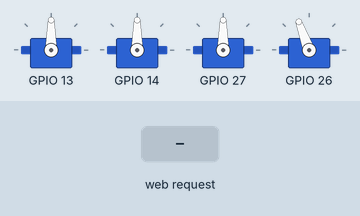
Bench run of a program on a simulated ESP32. Shown: 4 × servo. The inputs (shaded band) are chosen by the test bench. What the program prints to the serial monitor is not drawn.

Above: at 2.8 s.
2.9 s: HTTP request GET /todos?a=1 received
At 5.6 s:
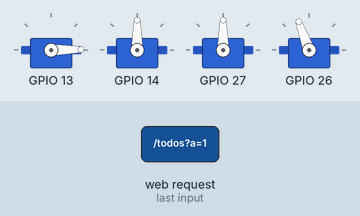
5.9 s: HTTP request GET /todos?a=120 received
At 8.7 s:
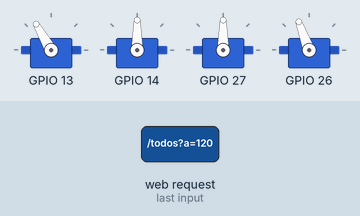
8.9 s: HTTP request GET /mover?servo=1&angulo=1&a=1 received
At 10.7 s:
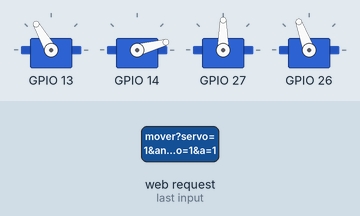
11.9 s: HTTP request GET /inicio received
At 12.36 s:
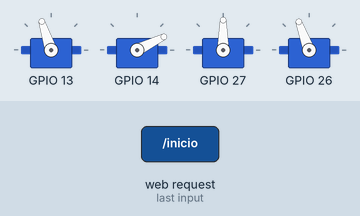
14.9 s: HTTP request GET /mover?servo=1&angulo=1&a=1 received
At 17.2 s:
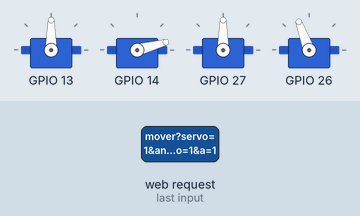
17.9 s: HTTP request GET /todos?a=0 received
At 20.9 s:
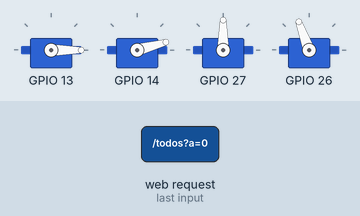
Timing chart, 0 to 21.9 s (numbered marks = the images above; inputs shaded):
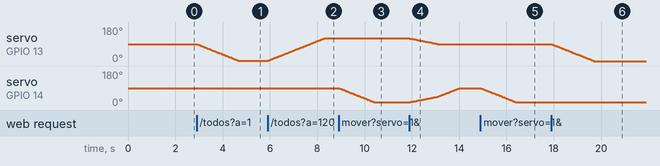

The program:

main.cpp
```cpp
// Brazo robótico con ESP32 + 4 servos MG90S
// Control desde el celular: red Wi-Fi "BrazoRobotico", página http://192.168.4.1

#include <Arduino.h>
#include "BrazoRobotico.h"
#include "ServidorControl.h"

BrazoRobotico brazo;
ServidorControl servidor(&brazo);

void setup() {
  Serial.begin(115200);
  brazo.iniciar();
  servidor.iniciar();
}

void loop() {
  servidor.atender();
  brazo.actualizar();
}
```

Articulacion.h
```cpp
#pragma once
#include <Arduino.h>
#include <ESP32Servo.h>

// Una articulación del brazo: un servo con sus límites y su movimiento suave.
class Articulacion {
public:
  Articulacion(const char* nombre, uint8_t pin, int anguloMin, int anguloMax, int anguloInicio);

  void iniciar();
  void fijarObjetivo(int angulo);   // a dónde debe ir (se respeta el mínimo y el máximo)
  void volverAlInicio();
  bool avanzarUnPaso();             // se acerca 1 grado al objetivo; false si ya había llegado

  const char* getNombre() const   { return nombre; }
  int getAngulo() const           { return objetivo; }
  int getMinimo() const           { return anguloMin; }
  int getMaximo() const           { return anguloMax; }

private:
  const char* nombre;
  uint8_t pin;
  int anguloMin;
  int anguloMax;
  int anguloInicio;
  int actual;
  int objetivo;
  Servo servo;
};
```

BrazoRobotico.h
```cpp
#pragma once
#include <Arduino.h>
#include "Articulacion.h"

// El brazo completo: agrupa sus 4 articulaciones y las mueve suavemente.
class BrazoRobotico {
public:
  static const uint8_t NUM_ARTICULACIONES = 4;

  BrazoRobotico();

  void iniciar();
  void mover(uint8_t indice, int angulo);
  void posicionInicial();
  void actualizar();   // llamar en cada loop()

  const Articulacion& getArticulacion(uint8_t indice) const { return articulaciones[indice]; }

private:
  static const unsigned long MS_POR_GRADO = 20;   // velocidad: 1 grado cada 20 ms

  Articulacion articulaciones[NUM_ARTICULACIONES];
  unsigned long ultimoPaso;
  uint8_t turno;   // articulación a la que le toca moverse (se mueven de a una)
};
```

PaginaControl.h
```cpp
#pragma once
#include <Arduino.h>

// Página web del control. Es solo un texto constante, por eso no es una clase.
extern const char PAGINA_CONTROL[] PROGMEM;
```

ServidorControl.h
```cpp
#pragma once
#include <WebServer.h>
#include "BrazoRobotico.h"

// Crea la red Wi-Fi del brazo y atiende las órdenes que llegan desde el celular.
class ServidorControl {
public:
  explicit ServidorControl(BrazoRobotico* brazo);

  void iniciar();
  void atender();   // llamar en cada loop()

private:
  // Una función por cada dirección de la página
  void enviarPagina();    // /
  void moverUna();        // /mover?servo=0&angulo=90
  void moverTodas();      // /todos?a=90,90,90,45
  void irAlInicio();      // /inicio
  void enviarEstado();    // /estado

  BrazoRobotico* brazo;
  WebServer server;
};
```

Articulacion.cpp
```cpp
#include "Articulacion.h"

// Rango de pulso típico del servo MG90S (microsegundos)
static const int PULSO_MIN = 500;
static const int PULSO_MAX = 2400;

Articulacion::Articulacion(const char* nombre, uint8_t pin, int anguloMin, int anguloMax, int anguloInicio)
  : nombre(nombre), pin(pin), anguloMin(anguloMin), anguloMax(anguloMax),
    anguloInicio(anguloInicio), actual(anguloInicio), objetivo(anguloInicio) {}

void Articulacion::iniciar() {
  servo.setPeriodHertz(50);
  servo.attach(pin, PULSO_MIN, PULSO_MAX);
  servo.write(actual);
}

void Articulacion::fijarObjetivo(int angulo) {
  objetivo = constrain(angulo, anguloMin, anguloMax);
}

void Articulacion::volverAlInicio() {
  objetivo = anguloInicio;
}

bool Articulacion::avanzarUnPaso() {
  if (actual == objetivo) return false;
  actual += (objetivo > actual) ? 1 : -1;
  servo.write(actual);
  return true;
}
```

BrazoRobotico.cpp
```cpp
#include "BrazoRobotico.h"

// Configuración de cada articulación: nombre, pin, ángulo mínimo, máximo e inicial.
// Se evitan los pines de arranque del ESP32 (0, 2, 5, 12, 15).
// Ajusta los límites si el brazo choca con algo.
BrazoRobotico::BrazoRobotico()
  : articulaciones{
      Articulacion("Base",   13, 0,   180, 90),
      Articulacion("Hombro", 14, 15,  160, 90),
      Articulacion("Codo",   27, 25,  160, 90),
      Articulacion("Pinza",  26, 0,   110, 110),  // 0° = abierta, 110° = cerrada; arranca cerrada
    },
    ultimoPaso(0), turno(0) {}

void BrazoRobotico::iniciar() {
  ESP32PWM::allocateTimer(0);
  ESP32PWM::allocateTimer(1);
  // Se encienden de a uno para evitar un pico de corriente que reinicie la ESP32
  for (Articulacion& a : articulaciones) {
    a.iniciar();
    delay(400);
  }
  Serial.println("Brazo listo");
}

void BrazoRobotico::mover(uint8_t indice, int angulo) {
  if (indice < NUM_ARTICULACIONES) articulaciones[indice].fijarObjetivo(angulo);
}

void BrazoRobotico::posicionInicial() {
  for (Articulacion& a : articulaciones) a.volverAlInicio();
}

void BrazoRobotico::actualizar() {
  if (millis() - ultimoPaso < MS_POR_GRADO) return;
  ultimoPaso = millis();
  // Solo un servo da un paso por vez (por turnos): así nunca arrancan varios
  // a la vez y el pico de corriente no reinicia la ESP32.
  for (uint8_t i = 0; i < NUM_ARTICULACIONES; i++) {
    uint8_t indice = turno;
    turno = (turno + 1) % NUM_ARTICULACIONES;
    if (articulaciones[indice].avanzarUnPaso()) return;
  }
}
```

PaginaControl.cpp
```cpp
// Página web del control (HTML + CSS + JavaScript).
// Es solo texto guardado en la memoria flash: no necesita ser una clase.
#include "PaginaControl.h"

const char PAGINA_CONTROL[] PROGMEM = R"HTML(<!DOCTYPE html>
<html lang="es"><head><meta charset="utf-8">
<meta name="viewport" content="width=device-width,initial-scale=1,user-scalable=no,viewport-fit=cover">
<meta name="theme-color" content="#0d1117">
<title>Brazo Robótico</title>
<style>
:root{--fondo:#1a1c2c;--fondo2:#20233a;--k:#000;--t:#52b9a5;--tl:#8fd3c5;--tm:#45999b;--td:#33666a;
  --txt:#f4f4f4;--sub:#8b93af;--ok:#5ad16a;--okd:#2f7a3a;--mal:#e05252;--mald:#8a2a2a;
  --u:min(18vh,78px);--p:4px}
*{box-sizing:border-box;margin:0;-webkit-user-select:none;user-select:none;-webkit-tap-highlight-color:transparent}
html,body{height:100%}
body{font-family:"Courier New",ui-monospace,monospace;font-weight:700;text-transform:uppercase;color:var(--txt);
  background:var(--fondo);
  background-image:linear-gradient(45deg,var(--fondo2) 25%,transparent 25%,transparent 75%,var(--fondo2) 75%),
                   linear-gradient(45deg,var(--fondo2) 25%,transparent 25%,transparent 75%,var(--fondo2) 75%);
  background-size:32px 32px;background-position:0 0,16px 16px;
  touch-action:none;overflow:hidden;display:flex;flex-direction:column;gap:6px;
  padding:max(8px,env(safe-area-inset-top)) max(16px,env(safe-area-inset-right)) max(8px,env(safe-area-inset-bottom)) max(16px,env(safe-area-inset-left))}

/* Caja pixel: borde negro, esquinas recortadas, brillo arriba-izquierda y sombra abajo-derecha */
.px{--c:#2b2f4a;--cl:#3d4266;--cd:#1c1f33;background:var(--c);border:var(--p) solid var(--k);
  box-shadow:inset var(--p) var(--p) 0 var(--cl),inset calc(var(--p)*-1) calc(var(--p)*-1) 0 var(--cd);
  clip-path:polygon(0 var(--p),var(--p) var(--p),var(--p) 0,calc(100% - var(--p)) 0,calc(100% - var(--p)) var(--p),100% var(--p),
    100% calc(100% - var(--p)),calc(100% - var(--p)) calc(100% - var(--p)),calc(100% - var(--p)) 100%,var(--p) 100%,
    var(--p) calc(100% - var(--p)),0 calc(100% - var(--p)))}

/* Barra superior */
.top{display:flex;align-items:center;gap:10px}
.marca{display:flex;align-items:center;gap:8px;font-size:.9rem;letter-spacing:.1em;white-space:nowrap;padding:6px 10px;text-shadow:2px 2px 0 #000}
.led{width:10px;height:10px;background:var(--mal);box-shadow:0 0 0 2px #000}
.led.ok{background:var(--ok)}
.hud{flex:1;display:grid;grid-template-columns:repeat(4,1fr);gap:6px}
.g{padding:4px 8px}
.g .f{display:flex;justify-content:space-between;align-items:baseline;font-size:.6rem;color:var(--sub);letter-spacing:.06em}
.g b{font-size:1rem;color:var(--txt);text-shadow:2px 2px 0 #000}
.barra{height:6px;background:#000;margin-top:3px;padding:1px}
.barra i{display:block;height:100%;background:var(--t);box-shadow:inset 0 -2px 0 var(--td)}
.ico{width:38px;height:38px;color:var(--txt);font-size:1rem;font-family:inherit}

/* Mando */
.mando{flex:1;display:grid;grid-template-columns:1fr auto 1fr;align-items:center;justify-items:center;gap:10px}
.grupo{display:flex;flex-direction:column;align-items:center;gap:6px}
.etq{font-size:.7rem;color:var(--txt);letter-spacing:.12em;padding:3px 10px;text-shadow:2px 2px 0 #000}
.cruz{display:grid;grid-template-columns:repeat(3,var(--u));grid-template-rows:repeat(3,var(--u));gap:2px}
.col{display:grid;grid-template-rows:var(--u) var(--u);gap:6px;width:var(--u)}
.flecha{border:0;background:none;padding:0;touch-action:none;filter:drop-shadow(4px 4px 0 #0008);transition:transform .05s}
.flecha svg{width:100%;height:100%;display:block;shape-rendering:crispEdges}
.flecha.on{transform:translate(3px,3px);filter:drop-shadow(1px 1px 0 #0008) brightness(1.25)}
.centro{display:flex;flex-direction:column;align-items:center;gap:12px}

.btn{font-family:inherit;font-weight:700;color:var(--txt);text-shadow:2px 2px 0 #000;letter-spacing:.1em;touch-action:none;
  display:flex;align-items:center;justify-content:center;gap:8px;transition:transform .05s}
.btn.on{transform:translate(2px,3px);filter:brightness(1.25)}
.home{padding:8px 14px;font-size:.75rem}
.pinza{display:flex;flex-direction:column;gap:10px}
.pz{width:calc(var(--u)*2);height:calc(var(--u)*1.05);font-size:.95rem}
.pz.ab{--c:var(--ok);--cl:#9be8a3;--cd:var(--okd)}
.pz.ce{--c:var(--mal);--cl:#f29a9a;--cd:var(--mald)}

/* Aviso en vertical */
.girar{display:none;position:fixed;inset:0;background:var(--fondo);z-index:9;flex-direction:column;align-items:center;justify-content:center;gap:18px;text-align:center;padding:24px}
.girar .tel{width:48px;height:80px;--c:var(--t);--cl:var(--tl);--cd:var(--td);animation:rot 2s steps(4) infinite}
.girar p{color:var(--sub);font-size:.85rem}
@keyframes rot{0%,30%{transform:rotate(0)}60%,100%{transform:rotate(-90deg)}}
@media (orientation:portrait){.girar{display:flex}}
</style></head><body>

<div class="girar"><div class="tel px"></div><b>Gira el celular</b><p>Este control se usa en horizontal</p></div>

<header class="top">
  <div class="marca px"><span class="led" id="led"></span>BRAZO ROBÓTICO</div>
  <div class="hud" id="hud"></div>
  <button class="ico px btn" id="full" title="Pantalla completa">⛶</button>
</header>

<main class="mando">
  <section class="grupo">
    <div class="cruz">
      <span></span><button class="flecha" data-r="0" data-s="1" data-d="1"></button><span></span>
      <button class="flecha" data-r="270" data-s="0" data-d="1"></button><span></span><button class="flecha" data-r="90" data-s="0" data-d="-1"></button>
      <span></span><button class="flecha" data-r="180" data-s="1" data-d="-1"></button><span></span>
    </div>
    <span class="etq px">◀▶ Base · ▲▼ Hombro</span>
  </section>

  <section class="centro">
    <div class="grupo">
      <span class="etq px">Codo</span>
      <div class="col">
        <button class="flecha" data-r="0" data-s="2" data-d="1"></button>
        <button class="flecha" data-r="180" data-s="2" data-d="-1"></button>
      </div>
    </div>
    <button class="btn px home" id="ini">⟲ Inicio</button>
  </section>

  <section class="grupo">
    <span class="etq px">Pinza</span>
    <div class="pinza">
      <button class="btn px pz ab" data-s="3" data-d="-1">⟨ ⟩ Abrir</button>
      <button class="btn px pz ce" data-s="3" data-d="1">⟩ ⟨ Cerrar</button>
    </div>
  </section>
</main>

<script>
// Flecha pixel art dibujada en una cuadrícula de 14x15 (apunta hacia arriba; se rota con data-r)
// K=negro  T=verde agua  L=brillo  M=medio  D=sombra
const MAPA=[
"......KK......",
".....KMTK.....",
"....KMTTTK....",
"...KMTTTTTK...",
"..KMTTTTTTTK..",
".KMTTTTTTTTTK.",
"KLLLTTTTTTLLLK",
"KDDDKTTTTKDDDK",
"KKKKKMTTTKKKKK",
"....KMTTTK....",
"....KMTTTK....",
"....KMTTTK....",
"....KLLLLK....",
"....KDDDDK....",
"....KKKKKK...."];
const COL={K:'#000',T:'#52b9a5',L:'#8fd3c5',M:'#45999b',D:'#33666a'};
function flechaSVG(rot){
  let r='';
  MAPA.forEach((fila,y)=>[...fila].forEach((c,x)=>{if(COL[c])r+=`<rect x="${x}" y="${y}" width="1.02" height="1.02" fill="${COL[c]}"/>`;}));
  return `<svg viewBox="-0.5 0 15 15"><g transform="rotate(${rot} 7 7.5)">${r}</g></svg>`;
}
document.querySelectorAll('.flecha').forEach(b=>b.innerHTML=flechaSVG(+b.dataset.r));

const TICK=40;   // ms entre pasos
const PASO=1;    // grados por paso mientras se mantiene presionado (25°/s)
const PINZA=3;   // índice de la pinza
const AFLOJE=4;  // grados que la pinza afloja al soltar "Cerrar"
let S=[], A=[], vel=[0,0,0,0], ocupado=false, pendiente=false;
const $=id=>document.getElementById(id);

function conexion(ok){$('led').classList.toggle('ok',ok);}
function hud(){
  $('hud').innerHTML=S.map((s,i)=>{
    const p=(A[i]-s.min)/(s.max-s.min)*100;
    return `<div class="g px"><div class="f">${s.nombre}<b>${Math.round(A[i])}°</b></div><div class="barra"><i style="width:${p}%"></i></div></div>`;
  }).join('');
}
// Envía los 4 ángulos juntos; si hay una petición en curso deja una pendiente
function enviar(){
  if(!S.length) return;
  if(ocupado){pendiente=true;return;}
  ocupado=true;
  fetch('/todos?a='+A.map(Math.round).join(','))
    .then(r=>conexion(r.ok)).catch(()=>conexion(false))
    .finally(()=>{ocupado=false;if(pendiente){pendiente=false;enviar();}});
}
function mover(i,d){
  const s=S[i]; if(!s) return false;
  const n=Math.max(s.min,Math.min(s.max,A[i]+d));
  if(n===A[i]) return false;
  A[i]=n; return true;
}
// Bucle: mientras haya un botón presionado, avanza
setInterval(()=>{
  let c=false; vel.forEach((v,i)=>{if(v&&mover(i,v))c=true;});
  if(c){hud();enviar();}
},TICK);

document.querySelectorAll('[data-s]').forEach(b=>{
  const i=+b.dataset.s, d=+b.dataset.d;
  const soltar=()=>{
    if(!b.classList.contains('on'))return;
    b.classList.remove('on');vel[i]=0;
    // Al soltar "Cerrar" la pinza afloja un poco: sigue sujetando sin forzar el servo
    if(i===PINZA&&d>0){mover(i,-AFLOJE);hud();}
    enviar();
  };
  b.addEventListener('pointerdown',e=>{
    e.preventDefault(); b.setPointerCapture(e.pointerId); b.classList.add('on');
    try{navigator.vibrate&&navigator.vibrate(8);}catch(_){}
    if(mover(i,d*PASO)){hud();enviar();}
    vel[i]=d*PASO;
  });
  b.addEventListener('pointerup',soltar); b.addEventListener('pointercancel',soltar);
  b.addEventListener('contextmenu',e=>e.preventDefault());
});

function cargar(){
  fetch('/estado').then(r=>r.json()).then(d=>{S=d;A=d.map(s=>s.angulo);hud();conexion(true);}).catch(()=>conexion(false));
}
$('ini').addEventListener('click',()=>{vel=[0,0,0,0];fetch('/inicio').then(()=>setTimeout(cargar,100)).catch(()=>conexion(false));});
$('full').addEventListener('click',async()=>{
  try{
    if(document.fullscreenElement){await document.exitFullscreen();return;}
    await document.documentElement.requestFullscreen();
    await screen.orientation.lock('landscape');
  }catch(_){}
});
cargar();
setInterval(()=>{if(!ocupado)fetch('/estado').then(r=>conexion(r.ok)).catch(()=>conexion(false));},3000);
</script></body></html>)HTML";
```

ServidorControl.cpp
```cpp
#include "ServidorControl.h"
#include <WiFi.h>
#include "PaginaControl.h"

static const char* WIFI_NOMBRE = "BrazoRobotico";
static const char* WIFI_CLAVE  = "brazo1234";   // mínimo 8 caracteres

ServidorControl::ServidorControl(BrazoRobotico* brazo) : brazo(brazo), server(80) {}

void ServidorControl::iniciar() {
  WiFi.mode(WIFI_AP);
  WiFi.softAP(WIFI_NOMBRE, WIFI_CLAVE);
  Serial.print("Red Wi-Fi: "); Serial.println(WIFI_NOMBRE);
  Serial.print("Abre en el celular: http://"); Serial.println(WiFi.softAPIP());

  server.on("/",       [this]() { enviarPagina(); });
  server.on("/mover",  [this]() { moverUna(); });
  server.on("/todos",  [this]() { moverTodas(); });
  server.on("/inicio", [this]() { irAlInicio(); });
  server.on("/estado", [this]() { enviarEstado(); });
  server.begin();
}

void ServidorControl::atender() {
  server.handleClient();
}

void ServidorControl::enviarPagina() {
  server.send_P(200, "text/html", PAGINA_CONTROL);
}

void ServidorControl::moverUna() {
  if (!server.hasArg("servo") || !server.hasArg("angulo")) {
    server.send(400, "text/plain", "Faltan parametros");
    return;
  }
  brazo->mover(server.arg("servo").toInt(), server.arg("angulo").toInt());
  server.send(200, "text/plain", "OK");
}

void ServidorControl::moverTodas() {
  if (!server.hasArg("a")) {
    server.send(400, "text/plain", "Falta parametro a");
    return;
  }
  String angulos = server.arg("a");
  int inicio = 0;
  for (uint8_t i = 0; i < BrazoRobotico::NUM_ARTICULACIONES && inicio < (int)angulos.length(); i++) {
    int coma = angulos.indexOf(',', inicio);
    if (coma < 0) coma = angulos.length();
    brazo->mover(i, angulos.substring(inicio, coma).toInt());
    inicio = coma + 1;
  }
  server.send(200, "text/plain", "OK");
}

void ServidorControl::irAlInicio() {
  brazo->posicionInicial();
  server.send(200, "text/plain", "OK");
}

void ServidorControl::enviarEstado() {
  String json = "[";
  for (uint8_t i = 0; i < BrazoRobotico::NUM_ARTICULACIONES; i++) {
    const Articulacion& a = brazo->getArticulacion(i);
    if (i) json += ",";
    json += "{\"nombre\":\"" + String(a.getNombre()) + "\",\"angulo\":" + a.getAngulo() +
            ",\"min\":" + a.getMinimo() + ",\"max\":" + a.getMaximo() + "}";
  }
  json += "]";
  server.send(200, "application/json", json);
}
```

Measured:
- after the input at 2.9 s, servo on GPIO 13: moves from 90° to 1° over 1.8 s, starting at once
- after the input at 5.9 s, servo on GPIO 13: moves from 1° to 120° over 2.4 s, starting at once
- after the input at 8.9 s, servo on GPIO 14: moves from 90° to 15° over 1.5 s, starting at once
- after the input at 11.9 s, servo on GPIO 13: moves from 120° to 90° over 1.2 s, starting at once; servo on GPIO 14: moves from 15° to 90° over 2.1 s, starting at once
- after the input at 14.9 s, servo on GPIO 14: moves from 90° to 15° over 1.5 s, starting at once
- after the input at 17.9 s, servo on GPIO 13: moves from 90° to 0° over 1.8 s, starting at once
